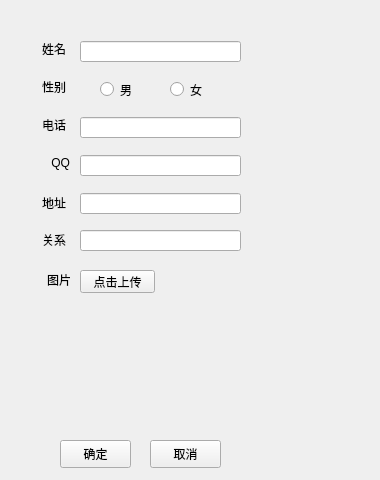
<?xml version="1.0" encoding="UTF-8"?>
<ui version="4.0">
 <class>Xbox</class>
 <widget class="QWidget" name="Xbox">
  <property name="geometry">
   <rect>
    <x>0</x>
    <y>0</y>
    <width>380</width>
    <height>480</height>
   </rect>
  </property>
  <property name="windowTitle">
   <string>学生信息盒</string>
  </property>
  <property name="windowIcon">
   <iconset>
    <normaloff>../../../收藏夹/iCloud Photos/Downloads/2019/IMG_0574.PNG</normaloff>../../../收藏夹/iCloud Photos/Downloads/2019/IMG_0574.PNG</iconset>
  </property>
  <widget class="QLineEdit" name="SnoEdit">
   <property name="geometry">
    <rect>
     <x>80</x>
     <y>155</y>
     <width>161</width>
     <height>21</height>
    </rect>
   </property>
   <property name="clearButtonEnabled">
    <bool>true</bool>
   </property>
  </widget>
  <widget class="QLineEdit" name="MIDEdit">
   <property name="geometry">
    <rect>
     <x>80</x>
     <y>193</y>
     <width>161</width>
     <height>21</height>
    </rect>
   </property>
   <property name="clearButtonEnabled">
    <bool>true</bool>
   </property>
  </widget>
  <widget class="QPushButton" name="cancelButton">
   <property name="geometry">
    <rect>
     <x>150</x>
     <y>440</y>
     <width>71</width>
     <height>28</height>
    </rect>
   </property>
   <property name="text">
    <string>取消</string>
   </property>
  </widget>
  <widget class="QLabel" name="label_2">
   <property name="geometry">
    <rect>
     <x>25</x>
     <y>41</y>
     <width>41</width>
     <height>16</height>
    </rect>
   </property>
   <property name="text">
    <string>姓名</string>
   </property>
   <property name="alignment">
    <set>Qt::AlignRight|Qt::AlignTrailing|Qt::AlignVCenter</set>
   </property>
  </widget>
  <widget class="QLineEdit" name="LnoEdit">
   <property name="geometry">
    <rect>
     <x>80</x>
     <y>117</y>
     <width>161</width>
     <height>21</height>
    </rect>
   </property>
   <property name="clearButtonEnabled">
    <bool>true</bool>
   </property>
  </widget>
  <widget class="QLabel" name="label_5">
   <property name="geometry">
    <rect>
     <x>25</x>
     <y>155</y>
     <width>45</width>
     <height>16</height>
    </rect>
   </property>
   <property name="text">
    <string>QQ</string>
   </property>
   <property name="alignment">
    <set>Qt::AlignRight|Qt::AlignTrailing|Qt::AlignVCenter</set>
   </property>
  </widget>
  <widget class="QLabel" name="msg">
   <property name="geometry">
    <rect>
     <x>40</x>
     <y>10</y>
     <width>201</width>
     <height>16</height>
    </rect>
   </property>
   <property name="text">
    <string/>
   </property>
  </widget>
  <widget class="QLabel" name="label_7">
   <property name="geometry">
    <rect>
     <x>5</x>
     <y>230</y>
     <width>61</width>
     <height>20</height>
    </rect>
   </property>
   <property name="text">
    <string>关系</string>
   </property>
   <property name="alignment">
    <set>Qt::AlignRight|Qt::AlignTrailing|Qt::AlignVCenter</set>
   </property>
  </widget>
  <widget class="QLabel" name="label_4">
   <property name="geometry">
    <rect>
     <x>25</x>
     <y>117</y>
     <width>41</width>
     <height>16</height>
    </rect>
   </property>
   <property name="text">
    <string>电话</string>
   </property>
   <property name="alignment">
    <set>Qt::AlignRight|Qt::AlignTrailing|Qt::AlignVCenter</set>
   </property>
  </widget>
  <widget class="QLineEdit" name="MnameEdit">
   <property name="geometry">
    <rect>
     <x>80</x>
     <y>230</y>
     <width>161</width>
     <height>21</height>
    </rect>
   </property>
   <property name="clearButtonEnabled">
    <bool>true</bool>
   </property>
  </widget>
  <widget class="QLineEdit" name="SnameEdit">
   <property name="geometry">
    <rect>
     <x>80</x>
     <y>41</y>
     <width>161</width>
     <height>21</height>
    </rect>
   </property>
   <property name="clearButtonEnabled">
    <bool>true</bool>
   </property>
  </widget>
  <widget class="QLabel" name="label_6">
   <property name="geometry">
    <rect>
     <x>15</x>
     <y>193</y>
     <width>51</width>
     <height>20</height>
    </rect>
   </property>
   <property name="text">
    <string>地址</string>
   </property>
   <property name="alignment">
    <set>Qt::AlignRight|Qt::AlignTrailing|Qt::AlignVCenter</set>
   </property>
  </widget>
  <widget class="QRadioButton" name="nanButton">
   <property name="geometry">
    <rect>
     <x>100</x>
     <y>80</y>
     <width>41</width>
     <height>19</height>
    </rect>
   </property>
   <property name="text">
    <string>男</string>
   </property>
  </widget>
  <widget class="QLabel" name="label_3">
   <property name="geometry">
    <rect>
     <x>25</x>
     <y>79</y>
     <width>41</width>
     <height>16</height>
    </rect>
   </property>
   <property name="text">
    <string>性别</string>
   </property>
   <property name="alignment">
    <set>Qt::AlignRight|Qt::AlignTrailing|Qt::AlignVCenter</set>
   </property>
  </widget>
  <widget class="QRadioButton" name="nvButton">
   <property name="geometry">
    <rect>
     <x>170</x>
     <y>80</y>
     <width>41</width>
     <height>19</height>
    </rect>
   </property>
   <property name="text">
    <string>女</string>
   </property>
  </widget>
  <widget class="QPushButton" name="okButton">
   <property name="geometry">
    <rect>
     <x>60</x>
     <y>440</y>
     <width>71</width>
     <height>28</height>
    </rect>
   </property>
   <property name="text">
    <string>确定</string>
   </property>
  </widget>
  <widget class="QPushButton" name="phototPushButton">
   <property name="geometry">
    <rect>
     <x>80</x>
     <y>270</y>
     <width>75</width>
     <height>23</height>
    </rect>
   </property>
   <property name="text">
    <string>点击上传</string>
   </property>
  </widget>
  <widget class="QLabel" name="label_8">
   <property name="geometry">
    <rect>
     <x>10</x>
     <y>270</y>
     <width>61</width>
     <height>20</height>
    </rect>
   </property>
   <property name="text">
    <string>图片</string>
   </property>
   <property name="alignment">
    <set>Qt::AlignRight|Qt::AlignTrailing|Qt::AlignVCenter</set>
   </property>
  </widget>
  <widget class="QLabel" name="photoLabel">
   <property name="geometry">
    <rect>
     <x>80</x>
     <y>300</y>
     <width>161</width>
     <height>131</height>
    </rect>
   </property>
   <property name="text">
    <string/>
   </property>
  </widget>
 </widget>
 <resources/>
 <connections/>
</ui>
